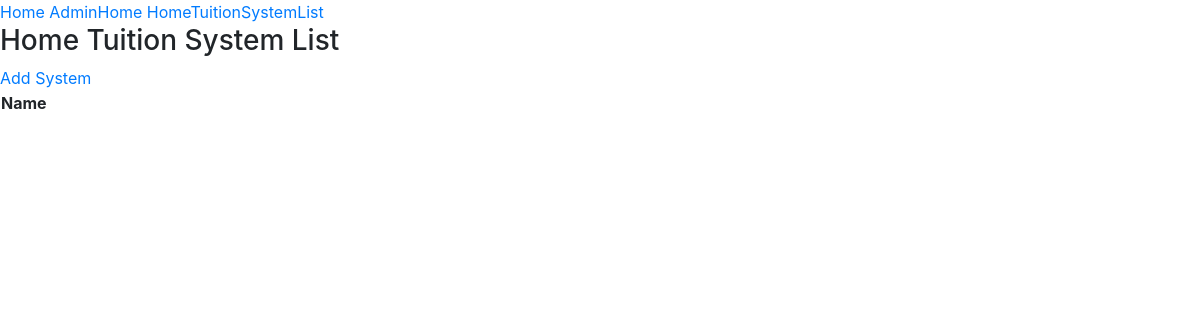
The app's page /system_admin/hometuitionsystem/list/, older data.
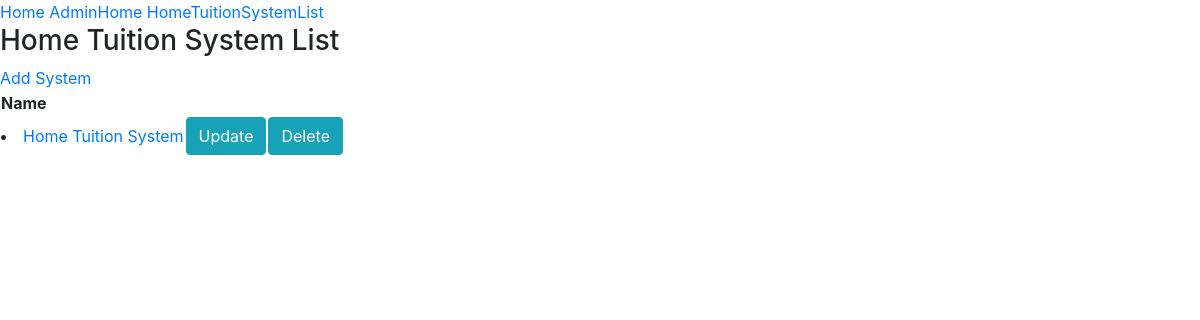
The same page, newer data.
### hometuitionsystemapp/models.py (models this page shows, shortened)
class TimeStamp(models.Model):
    created_at = models.DateTimeField(auto_now_add=True)
    updated_at = models.DateTimeField(auto_now=True)
    active = models.BooleanField(default=True)
    class Meta:
        abstract = True

class HomeTuitionSystem(TimeStamp):
    name = models.CharField(max_length=30)
    email = models.EmailField()
    contact = models.CharField(max_length=20)
    about = models.TextField()

### hometuitionsystemapp/views.py (the view)
class AdminHomeTuitionSystemListView(ListView):
    template_name = "admintemplates/adminhometuitionsystemlist.html"
    queryset = HomeTuitionSystem.objects.all()
    context_object_name = "adminhometuitionsystemlist"

### templates/admintemplates/adminhometuitionsystemlist.html
{% extends "admintemplates/base.html" %}
{% load static %}
{% block content %}
<h3>Home Tuition System List</h3>
<a href="{% url 'hometuitionsystemapp:adminhometuitionsystemcreate' %}">Add System</a>
<table>
	<thead>
		<tr>
			<th>Name</th>
		</tr>
	</thead>
	<tbody>
		{% for hometuitionsystem in adminhometuitionsystemlist %}
		<tr>
			<td><li><a href="{% url 'hometuitionsystemapp:adminhometuitionsystemdetail' hometuitionsystem.pk %}">{{hometuitionsystem.name}}</td></a></li>
			<td><a class="btn btn-info" href="{% url 'hometuitionsystemapp:adminhometuitionsystemupdate' hometuitionsystem.pk %}">Update</a></td>
			<td><a class="btn btn-info" href="{% url 'hometuitionsystemapp:adminhometuitionsystemdelete' hometuitionsystem.pk %}">Delete</a></td>
		</tr>
		{% endfor %}
	</tbody>
</table>
{% endblock %}

Row changes from the older to the newer data that the page shows:
added HomeTuitionSystem: name "Home Tuition System"
